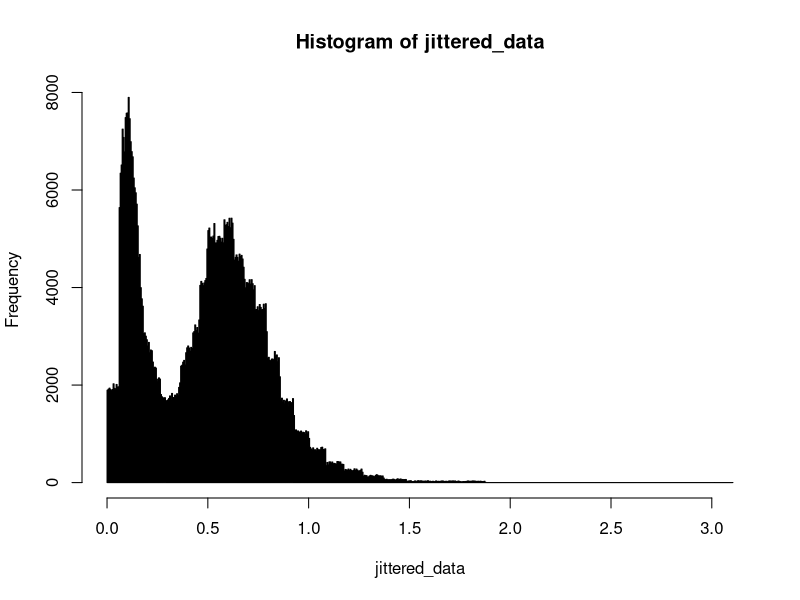

Write R code to recreate this figure. (Note: this script raises an error after producing the figure.)
#function to sample from a Gaussian mixture model
rbilnorm <- function(N, mu1, mu2, sigma1, sigma2, tau){
  ind <- I(runif(N) > tau)
  X <- rep(0,N)
  X[ind] <- rlnorm(sum(ind), mu1, sigma1)
  X[!ind] <- rlnorm(sum(!ind), mu2, sigma2)
  return(X)
}

#pdf from the Gaussian mixture model
dbilnorm2 <- function(x, mu1, mu2, sigma1, sigma2, tau){
  y <- (1-tau)*dlnorm(x,mu1,sigma1) + tau*dlnorm(x,mu2,sigma2)
  return(y)
}

dlnorm_test = function(x, mu, sigma) {
  y = 1 / (x * sigma * sqrt(2 * pi)) * exp(-(log(x) - mu)^2 / (2 * sigma^2))
  return(y)
}
dbilnorm <- function(x, mu1, mu2, sigma1, sigma2, tau){
  y <- (1-tau)*dlnorm_test(x,mu1,sigma1) + tau*dlnorm_test(x,mu2,sigma2)
  return(y)
}

#EM algorithm for GMMM
EM = function(x, mu1, mu2, sigma1, sigma2, tau) {
  n = length(x)
  lold = 0
  lnew = 10
  while (abs(lold-lnew) > 10^-2) {
    #calculate log likelihood for convergence criteria
    lold = sum(log((1 - tau)*dlnorm(x, mean = mu1, sd = sigma1) + tau * dlnorm(x, mean = mu2, sd = sigma2)))
    p = dlnorm(x, mean = mu2, sd = sigma2) * tau / dbilnorm(x, mu1, mu2, sigma1, sigma2, tau)
    #update the parameters according to ML estimator of slide 15, week 7
    tau = 1/n * sum(p)
    mu1 = sum(log(x) * (1 - p)) / sum(1 - p)
    mu2 = sum(log(x) * p) / sum(p)
    sigma1 = sqrt(sum((1 - p) * ((log(x) - mu1)^2)) / sum(1 - p))
    sigma2 = sqrt(sum(p * ((log(x) - mu2)^2)) / sum(p))
    #calculate log likelihood for convergence criteria
    lnew = sum(log((1 - tau)*dlnorm(x, mean = mu1, sd = sigma1) + tau * dlnorm(x, mean = mu2, sd = sigma2)))
  }
  return(c(mu1, mu2, sigma1, sigma2, tau))
}

data = read.csv(file = "Project-1/1_snow_particles.csv")
num_inbin = length(data$X)
num_part = data$particles.detected[1]
for (i in 1:length(data$X)) {
  num_inbin[i] = round(data$retained....[i] / 100 * num_part)
}
#jittering the data
n = sum(num_inbin)
counter = 0
jittered_data = rep(0, n)
data$endpoint[52] = 3.25
for (i in 1:length(num_inbin)) {
  interval_length = data$endpoint[i] - data$startpoint[i]
  for(j in 1:num_inbin[i]) {
    jittered_data[j + counter] = data$startpoint[i] + 
      runif(1, min = 0, max = interval_length)
  }
  counter = counter + num_inbin[i]
}
breaks = seq(from = 0, to = 3, by = 0.01)
hist(jittered_data, breaks=1000)
#testdata = rbilnorm(10000, 1, 5, 1, 1, 0.6)
#define starting parameters of the bilognormal model
mu1 <- -3
mu2 <- -0.5
sigma1 <- 0.3
sigma2 <- 0.4
tau <- 0.7
#estim = EM(testdata, mu1, mu2, sigma1, sigma2, tau)
#print(estim)
estim = EM(jittered_data, mu1, mu2, sigma1, sigma2, tau)
print(estim)


#optimization 
#write log likelihood function of binned data
cdfbilognorm = function(x, mu1, mu2, sigma1, sigma2, tau) {
  y <- (1 - tau) * plnorm(x, mu1, sigma1) + tau * plnorm(x, mu2, sigma2)
  return(y)
}

negloglikelihood = function(par) {
  logli = 1
  mu1 = par[1]
  mu2 = par[2]
  sigma1 = par[3]
  sigma2 = par[4]
  tau = par[5]
  for (i in 1:length(data$X)) {
    logli = logli * (cdfbilognorm(data$endpoint[i], mu1, mu2, sigma1, sigma2, tau) - 
                       cdfbilognorm(data$startpoint[i], mu1, mu2, sigma1, sigma2, tau)) ^ (num_inbin[i])
  }
  return(-log(logli))
}
out = optim(estim, negloglikelihood)
